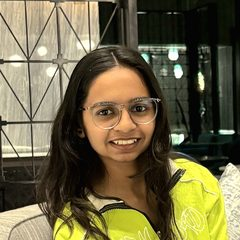
#> input picture assets/creators/_avani_patel1513-sq.jpg, 240 x 240 px
$ python -i creator_photos.py   (imports and definitions only)
#> lines starting #> are read from the running program, lines starting #| are printed output that depends on the picture
"""Turn the creator photo uploads (extracted Drive zip) into web-ready images.

Usage (from the project folder):
    python -I tools/creator_photos.py "path/to/extracted/drive/folder"
    python -I tools/creators_from_form.py "path/to/Form responses.csv"   # links them

For each handle in tools/creator_photo_map.json it finds the uploaded file whose
name ends with " - <uploader>" (or contains the given text), then writes:
  assets/creators/<handle>.jpg      600x660 card/profile crop
  assets/creators/<handle>-sq.jpg   240x240 face-centred avatar
Faces are found with OpenCV when available; otherwise the crop favours the top.
All metadata (EXIF, including GPS location) is dropped on re-encode.
"""
import json, sys
from pathlib import Path
from PIL import Image, ImageOps

ROOT = Path(__file__).resolve().parent.parent
OUT = ROOT / "assets" / "creators"
MAP = json.loads((Path(__file__).parent / "creator_photo_map.json").read_text(encoding="utf-8"))
#> (reads tools/creator_photo_map.json from the repository)
#> further down, picture is the input picture: PIL image 240x240 RGB; mean R, G, B 110.8, 102.5, 69.8
IMG_EXT = {".jpg", ".jpeg", ".png", ".webp"}

try:
    import cv2, numpy as np
    CASCADE = cv2.CascadeClassifier(cv2.data.haarcascades + "haarcascade_frontalface_default.xml")
except Exception:  # OpenCV optional
    cv2 = None


def face_centre(im):
    """(cx, cy) of the largest face in pixel coords, or None."""
    if cv2 is None:
        return None
    g = cv2.cvtColor(np.array(im.convert("RGB")), cv2.COLOR_RGB2GRAY)
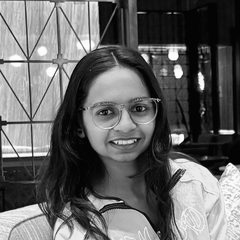
#> g: shape (240, 240); min 0, max 255, mean 101.2
    s = 800 / max(g.shape)
#> s = 3.33
    small = cv2.resize(g, None, fx=s, fy=s) if s < 1 else g
    faces = CASCADE.detectMultiScale(small, 1.1, 6, minSize=(36, 36))
#> faces = [[75, 75, 91, 91]]
    if len(faces) == 0:
        return None
    x, y, w, h = max(faces, key=lambda f: f[2] * f[3])
#> x = 75; y = 75; w = 91; h = 91
    k = 1 / s if s < 1 else 1
#> k = 1
    return ((x + w / 2) * k, (y + h / 2) * k, w * k)


def crop(im, aspect, centre, zoom=1.0):
    """Largest crop of the given aspect (w/h) around centre, optionally zoomed in."""
    W, H = im.size
    cw = min(W, H * aspect) / zoom
    ch = cw / aspect
    cx, cy = centre
    x = min(max(cx - cw / 2, 0), W - cw)
    y = min(max(cy - ch / 2, 0), H - ch)
    return im.crop((int(x), int(y), int(x + cw), int(y + ch)))


def main(src):
    src = Path(src)
    files = [p for p in src.rglob("*") if p.suffix.lower() in IMG_EXT]
    OUT.mkdir(parents=True, exist_ok=True)
    done, missing = [], []
    for handle, who in MAP.items():
        if handle == "_help":
            continue
        match = [p for p in files if p.stem.endswith(" - " + who) or who in p.stem]
        if not match:
            missing.append(f"{handle} ({who})"); continue
        im = ImageOps.exif_transpose(Image.open(match[0])).convert("RGB")
        f = face_centre(im)
        W, H = im.size
        # card: keep head in the upper third; avatar: tight on the face
        card_c = (f[0], f[1] + (H * 0.18 if f else 0)) if f else (W / 2, H * 0.38)
        card = crop(im, 600 / 660, card_c).resize((600, 660), Image.LANCZOS)
        if f:
            zoom = max(1.0, min(4.0, min(W, H) / (f[2] * 2.6)))
            sq = crop(im, 1, (f[0], f[1]), zoom)
        else:
            sq = crop(im, 1, (W / 2, H * 0.32))
        sq = sq.resize((240, 240), Image.LANCZOS)
        card.save(OUT / f"{handle}.jpg", "JPEG", quality=80, optimize=True, progressive=True)
        sq.save(OUT / f"{handle}-sq.jpg", "JPEG", quality=82, optimize=True)
        done.append(f"{handle}{'' if f else ' (no face found: top crop)'}")
    print(f"processed {len(done)}: " + ", ".join(done))
    if missing:
        print("NOT FOUND: " + ", ".join(missing))


# [2 lines not run here, left out]

>>> from PIL import Image
>>> picture = Image.open('../assets/creators/_avani_patel1513-sq.jpg')
>>> result = face_centre(picture)
#> result = (120.5, 120.5, 91)
